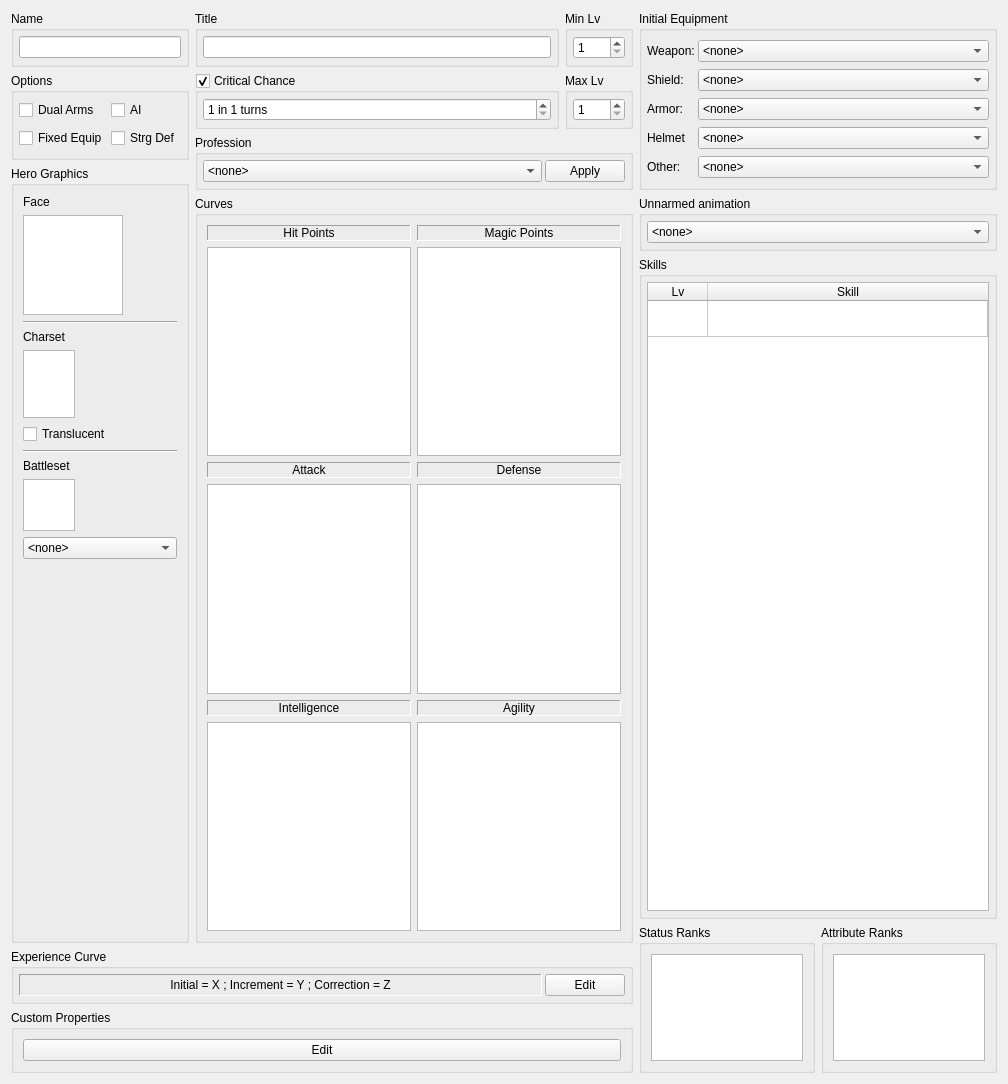
<?xml version="1.0" encoding="UTF-8"?>
<ui version="4.0">
 <class>ActorWidget</class>
 <widget class="QWidget" name="ActorWidget">
  <property name="geometry">
   <rect>
    <x>0</x>
    <y>0</y>
    <width>1008</width>
    <height>1084</height>
   </rect>
  </property>
  <property name="windowTitle">
   <string>Form</string>
  </property>
  <layout class="QGridLayout" name="gridLayout">
   <item row="0" column="0">
    <widget class="QGroupBox" name="groupBox_16">
     <property name="title">
      <string>Name</string>
     </property>
     <layout class="QHBoxLayout" name="horizontalLayout_16">
      <property name="spacing">
       <number>3</number>
      </property>
      <property name="leftMargin">
       <number>5</number>
      </property>
      <property name="topMargin">
       <number>5</number>
      </property>
      <property name="rightMargin">
       <number>5</number>
      </property>
      <property name="bottomMargin">
       <number>5</number>
      </property>
      <item>
       <widget class="QLineEdit" name="lineName"/>
      </item>
     </layout>
    </widget>
   </item>
   <item row="0" column="1">
    <widget class="QGroupBox" name="groupBox_366">
     <property name="title">
      <string>Title</string>
     </property>
     <layout class="QHBoxLayout" name="horizontalLayout_17">
      <property name="spacing">
       <number>3</number>
      </property>
      <property name="leftMargin">
       <number>5</number>
      </property>
      <property name="topMargin">
       <number>5</number>
      </property>
      <property name="rightMargin">
       <number>5</number>
      </property>
      <property name="bottomMargin">
       <number>5</number>
      </property>
      <item>
       <widget class="QLineEdit" name="lineTitle"/>
      </item>
     </layout>
    </widget>
   </item>
   <item row="0" column="2">
    <widget class="QGroupBox" name="groupBox_367">
     <property name="title">
      <string>Min Lv</string>
     </property>
     <layout class="QHBoxLayout" name="horizontalLayout_29">
      <property name="spacing">
       <number>3</number>
      </property>
      <property name="leftMargin">
       <number>5</number>
      </property>
      <property name="topMargin">
       <number>5</number>
      </property>
      <property name="rightMargin">
       <number>5</number>
      </property>
      <property name="bottomMargin">
       <number>5</number>
      </property>
      <item>
       <widget class="QSpinBox" name="spinMinLv">
        <property name="minimum">
         <number>1</number>
        </property>
       </widget>
      </item>
     </layout>
    </widget>
   </item>
   <item row="0" column="3" rowspan="4" colspan="2">
    <widget class="QGroupBox" name="groupBox_368">
     <property name="title">
      <string>Initial Equipment</string>
     </property>
     <layout class="QGridLayout" name="gridLayout_17">
      <property name="leftMargin">
       <number>5</number>
      </property>
      <property name="topMargin">
       <number>5</number>
      </property>
      <property name="rightMargin">
       <number>5</number>
      </property>
      <property name="bottomMargin">
       <number>5</number>
      </property>
      <property name="spacing">
       <number>3</number>
      </property>
      <item row="0" column="0">
       <widget class="QLabel" name="label_17">
        <property name="text">
         <string>Weapon:</string>
        </property>
       </widget>
      </item>
      <item row="0" column="1">
       <widget class="ItemRpgComboBox" name="comboInitialWeapon">
        <property name="sizePolicy">
         <sizepolicy hsizetype="Preferred" vsizetype="Fixed">
          <horstretch>1</horstretch>
          <verstretch>0</verstretch>
         </sizepolicy>
        </property>
        <item>
         <property name="text">
          <string>&lt;none&gt;</string>
         </property>
        </item>
       </widget>
      </item>
      <item row="1" column="0">
       <widget class="QLabel" name="label_30">
        <property name="text">
         <string>Shield:</string>
        </property>
       </widget>
      </item>
      <item row="1" column="1">
       <widget class="ItemRpgComboBox" name="comboInitialShield">
        <property name="sizePolicy">
         <sizepolicy hsizetype="Preferred" vsizetype="Fixed">
          <horstretch>1</horstretch>
          <verstretch>0</verstretch>
         </sizepolicy>
        </property>
        <item>
         <property name="text">
          <string>&lt;none&gt;</string>
         </property>
        </item>
       </widget>
      </item>
      <item row="2" column="0">
       <widget class="QLabel" name="label_35">
        <property name="text">
         <string>Armor:</string>
        </property>
       </widget>
      </item>
      <item row="2" column="1">
       <widget class="ItemRpgComboBox" name="comboInitialArmor">
        <property name="sizePolicy">
         <sizepolicy hsizetype="Preferred" vsizetype="Fixed">
          <horstretch>1</horstretch>
          <verstretch>0</verstretch>
         </sizepolicy>
        </property>
        <item>
         <property name="text">
          <string>&lt;none&gt;</string>
         </property>
        </item>
       </widget>
      </item>
      <item row="3" column="0">
       <widget class="QLabel" name="label_44">
        <property name="text">
         <string>Helmet</string>
        </property>
       </widget>
      </item>
      <item row="3" column="1">
       <widget class="ItemRpgComboBox" name="comboInitialHelmet">
        <property name="sizePolicy">
         <sizepolicy hsizetype="Preferred" vsizetype="Fixed">
          <horstretch>1</horstretch>
          <verstretch>0</verstretch>
         </sizepolicy>
        </property>
        <item>
         <property name="text">
          <string>&lt;none&gt;</string>
         </property>
        </item>
       </widget>
      </item>
      <item row="4" column="0">
       <widget class="QLabel" name="label_45">
        <property name="text">
         <string>Other:</string>
        </property>
       </widget>
      </item>
      <item row="4" column="1">
       <widget class="ItemRpgComboBox" name="comboInitialMisc">
        <property name="sizePolicy">
         <sizepolicy hsizetype="Preferred" vsizetype="Fixed">
          <horstretch>1</horstretch>
          <verstretch>0</verstretch>
         </sizepolicy>
        </property>
        <item>
         <property name="text">
          <string>&lt;none&gt;</string>
         </property>
        </item>
       </widget>
      </item>
     </layout>
    </widget>
   </item>
   <item row="1" column="0" rowspan="2">
    <widget class="QGroupBox" name="groupBox_369">
     <property name="title">
      <string>Options</string>
     </property>
     <layout class="QGridLayout" name="gridLayout_18">
      <property name="leftMargin">
       <number>5</number>
      </property>
      <property name="topMargin">
       <number>5</number>
      </property>
      <property name="rightMargin">
       <number>5</number>
      </property>
      <property name="bottomMargin">
       <number>5</number>
      </property>
      <property name="horizontalSpacing">
       <number>3</number>
      </property>
      <item row="0" column="0">
       <widget class="QCheckBox" name="checkDualWeapon">
        <property name="text">
         <string>Dual Arms</string>
        </property>
       </widget>
      </item>
      <item row="0" column="1">
       <widget class="QCheckBox" name="checkAI">
        <property name="text">
         <string>AI</string>
        </property>
       </widget>
      </item>
      <item row="1" column="0">
       <widget class="QCheckBox" name="checkFixedEquip">
        <property name="text">
         <string>Fixed Equip</string>
        </property>
       </widget>
      </item>
      <item row="1" column="1">
       <widget class="QCheckBox" name="checkStrongDefense">
        <property name="text">
         <string>Strg Def</string>
        </property>
       </widget>
      </item>
     </layout>
    </widget>
   </item>
   <item row="1" column="1">
    <widget class="QGroupBox" name="groupCritChance">
     <property name="title">
      <string>Critical Chance</string>
     </property>
     <property name="checkable">
      <bool>true</bool>
     </property>
     <layout class="QHBoxLayout" name="horizontalLayout_30">
      <property name="spacing">
       <number>3</number>
      </property>
      <property name="leftMargin">
       <number>5</number>
      </property>
      <property name="topMargin">
       <number>5</number>
      </property>
      <property name="rightMargin">
       <number>5</number>
      </property>
      <property name="bottomMargin">
       <number>5</number>
      </property>
      <item>
       <widget class="QSpinBox" name="spinCritChance">
        <property name="suffix">
         <string> turns</string>
        </property>
        <property name="prefix">
         <string>1 in </string>
        </property>
        <property name="minimum">
         <number>1</number>
        </property>
        <property name="maximum">
         <number>100</number>
        </property>
       </widget>
      </item>
     </layout>
    </widget>
   </item>
   <item row="1" column="2">
    <widget class="QGroupBox" name="groupBox_370">
     <property name="title">
      <string>Max Lv</string>
     </property>
     <layout class="QHBoxLayout" name="horizontalLayout_34">
      <property name="spacing">
       <number>3</number>
      </property>
      <property name="leftMargin">
       <number>5</number>
      </property>
      <property name="topMargin">
       <number>5</number>
      </property>
      <property name="rightMargin">
       <number>5</number>
      </property>
      <property name="bottomMargin">
       <number>5</number>
      </property>
      <item>
       <widget class="QSpinBox" name="spinMaxLv">
        <property name="minimum">
         <number>1</number>
        </property>
       </widget>
      </item>
     </layout>
    </widget>
   </item>
   <item row="2" column="1" rowspan="2" colspan="2">
    <widget class="QGroupBox" name="groupBoxClass">
     <property name="title">
      <string>Profession</string>
     </property>
     <layout class="QHBoxLayout" name="horizontalLayout_35">
      <property name="spacing">
       <number>3</number>
      </property>
      <property name="leftMargin">
       <number>5</number>
      </property>
      <property name="topMargin">
       <number>5</number>
      </property>
      <property name="rightMargin">
       <number>5</number>
      </property>
      <property name="bottomMargin">
       <number>5</number>
      </property>
      <item>
       <widget class="ClassRpgComboBox" name="comboProfession">
        <property name="sizePolicy">
         <sizepolicy hsizetype="Preferred" vsizetype="Fixed">
          <horstretch>1</horstretch>
          <verstretch>0</verstretch>
         </sizepolicy>
        </property>
        <item>
         <property name="text">
          <string>&lt;none&gt;</string>
         </property>
        </item>
       </widget>
      </item>
      <item>
       <widget class="QPushButton" name="pushApplyProfession">
        <property name="text">
         <string>Apply</string>
        </property>
       </widget>
      </item>
     </layout>
    </widget>
   </item>
   <item row="3" column="0" rowspan="4">
    <widget class="QGroupBox" name="groupBox_372">
     <property name="title">
      <string>Hero Graphics</string>
     </property>
     <layout class="QVBoxLayout" name="verticalLayout">
      <item>
       <widget class="QLabel" name="label_46">
        <property name="text">
         <string>Face</string>
        </property>
        <property name="alignment">
         <set>Qt::AlignmentFlag::AlignLeading|Qt::AlignmentFlag::AlignLeft|Qt::AlignmentFlag::AlignTop</set>
        </property>
       </widget>
      </item>
      <item>
       <widget class="FaceSetGraphicsView" name="graphicsFaceset">
        <property name="minimumSize">
         <size>
          <width>100</width>
          <height>100</height>
         </size>
        </property>
        <property name="maximumSize">
         <size>
          <width>100</width>
          <height>100</height>
         </size>
        </property>
        <property name="verticalScrollBarPolicy">
         <enum>Qt::ScrollBarPolicy::ScrollBarAlwaysOff</enum>
        </property>
        <property name="horizontalScrollBarPolicy">
         <enum>Qt::ScrollBarPolicy::ScrollBarAlwaysOff</enum>
        </property>
        <property name="sizeAdjustPolicy">
         <enum>QAbstractScrollArea::SizeAdjustPolicy::AdjustToContentsOnFirstShow</enum>
        </property>
       </widget>
      </item>
      <item>
       <widget class="Line" name="line_3">
        <property name="orientation">
         <enum>Qt::Orientation::Horizontal</enum>
        </property>
       </widget>
      </item>
      <item>
       <widget class="QLabel" name="label_47">
        <property name="sizePolicy">
         <sizepolicy hsizetype="Preferred" vsizetype="Preferred">
          <horstretch>1</horstretch>
          <verstretch>0</verstretch>
         </sizepolicy>
        </property>
        <property name="text">
         <string>Charset</string>
        </property>
       </widget>
      </item>
      <item>
       <widget class="CharSetGraphicsView" name="graphicsCharset">
        <property name="minimumSize">
         <size>
          <width>52</width>
          <height>68</height>
         </size>
        </property>
        <property name="maximumSize">
         <size>
          <width>52</width>
          <height>68</height>
         </size>
        </property>
        <property name="verticalScrollBarPolicy">
         <enum>Qt::ScrollBarPolicy::ScrollBarAlwaysOff</enum>
        </property>
        <property name="horizontalScrollBarPolicy">
         <enum>Qt::ScrollBarPolicy::ScrollBarAlwaysOff</enum>
        </property>
       </widget>
      </item>
      <item>
       <widget class="QCheckBox" name="checkTranslucent">
        <property name="text">
         <string>Translucent</string>
        </property>
       </widget>
      </item>
      <item>
       <widget class="Line" name="line_4">
        <property name="orientation">
         <enum>Qt::Orientation::Horizontal</enum>
        </property>
       </widget>
      </item>
      <item>
       <widget class="QLabel" name="label_48">
        <property name="text">
         <string>Battleset</string>
        </property>
        <property name="alignment">
         <set>Qt::AlignmentFlag::AlignLeading|Qt::AlignmentFlag::AlignLeft|Qt::AlignmentFlag::AlignTop</set>
        </property>
       </widget>
      </item>
      <item>
       <widget class="QGraphicsView" name="graphicsBattleset">
        <property name="minimumSize">
         <size>
          <width>52</width>
          <height>52</height>
         </size>
        </property>
        <property name="maximumSize">
         <size>
          <width>52</width>
          <height>52</height>
         </size>
        </property>
        <property name="verticalScrollBarPolicy">
         <enum>Qt::ScrollBarPolicy::ScrollBarAlwaysOff</enum>
        </property>
        <property name="horizontalScrollBarPolicy">
         <enum>Qt::ScrollBarPolicy::ScrollBarAlwaysOff</enum>
        </property>
       </widget>
      </item>
      <item>
       <widget class="QComboBox" name="comboBattleset">
        <property name="sizePolicy">
         <sizepolicy hsizetype="Expanding" vsizetype="Fixed">
          <horstretch>0</horstretch>
          <verstretch>0</verstretch>
         </sizepolicy>
        </property>
        <item>
         <property name="text">
          <string>&lt;none&gt;</string>
         </property>
        </item>
       </widget>
      </item>
      <item>
       <spacer name="verticalSpacer">
        <property name="orientation">
         <enum>Qt::Orientation::Vertical</enum>
        </property>
        <property name="sizeHint" stdset="0">
         <size>
          <width>20</width>
          <height>411</height>
         </size>
        </property>
       </spacer>
      </item>
     </layout>
    </widget>
   </item>
   <item row="4" column="1" rowspan="3" colspan="2">
    <widget class="QGroupBox" name="groupBox_242">
     <property name="sizePolicy">
      <sizepolicy hsizetype="Preferred" vsizetype="Minimum">
       <horstretch>0</horstretch>
       <verstretch>0</verstretch>
      </sizepolicy>
     </property>
     <property name="title">
      <string>Curves</string>
     </property>
     <layout class="QGridLayout" name="gridLayout_4">
      <item row="2" column="1">
       <widget class="QLabel" name="label_39">
        <property name="frameShape">
         <enum>QFrame::Shape::Panel</enum>
        </property>
        <property name="frameShadow">
         <enum>QFrame::Shadow::Sunken</enum>
        </property>
        <property name="text">
         <string>Defense</string>
        </property>
        <property name="alignment">
         <set>Qt::AlignmentFlag::AlignCenter</set>
        </property>
       </widget>
      </item>
      <item row="4" column="1">
       <widget class="QLabel" name="label_41">
        <property name="frameShape">
         <enum>QFrame::Shape::Panel</enum>
        </property>
        <property name="frameShadow">
         <enum>QFrame::Shadow::Sunken</enum>
        </property>
        <property name="text">
         <string>Agility</string>
        </property>
        <property name="alignment">
         <set>Qt::AlignmentFlag::AlignCenter</set>
        </property>
       </widget>
      </item>
      <item row="3" column="0">
       <widget class="QGraphicsView" name="graphicsAtt">
        <property name="verticalScrollBarPolicy">
         <enum>Qt::ScrollBarPolicy::ScrollBarAlwaysOff</enum>
        </property>
        <property name="horizontalScrollBarPolicy">
         <enum>Qt::ScrollBarPolicy::ScrollBarAlwaysOff</enum>
        </property>
       </widget>
      </item>
      <item row="1" column="0">
       <widget class="QGraphicsView" name="graphicsHp">
        <property name="verticalScrollBarPolicy">
         <enum>Qt::ScrollBarPolicy::ScrollBarAlwaysOff</enum>
        </property>
        <property name="horizontalScrollBarPolicy">
         <enum>Qt::ScrollBarPolicy::ScrollBarAlwaysOff</enum>
        </property>
       </widget>
      </item>
      <item row="4" column="0">
       <widget class="QLabel" name="label_40">
        <property name="frameShape">
         <enum>QFrame::Shape::Panel</enum>
        </property>
        <property name="frameShadow">
         <enum>QFrame::Shadow::Sunken</enum>
        </property>
        <property name="text">
         <string>Intelligence</string>
        </property>
        <property name="alignment">
         <set>Qt::AlignmentFlag::AlignCenter</set>
        </property>
       </widget>
      </item>
      <item row="1" column="1">
       <widget class="QGraphicsView" name="graphicsMp">
        <property name="verticalScrollBarPolicy">
         <enum>Qt::ScrollBarPolicy::ScrollBarAlwaysOff</enum>
        </property>
        <property name="horizontalScrollBarPolicy">
         <enum>Qt::ScrollBarPolicy::ScrollBarAlwaysOff</enum>
        </property>
       </widget>
      </item>
      <item row="5" column="1">
       <widget class="QGraphicsView" name="graphicsAgy">
        <property name="verticalScrollBarPolicy">
         <enum>Qt::ScrollBarPolicy::ScrollBarAlwaysOff</enum>
        </property>
        <property name="horizontalScrollBarPolicy">
         <enum>Qt::ScrollBarPolicy::ScrollBarAlwaysOff</enum>
        </property>
       </widget>
      </item>
      <item row="0" column="0">
       <widget class="QLabel" name="label_36">
        <property name="frameShape">
         <enum>QFrame::Shape::Panel</enum>
        </property>
        <property name="frameShadow">
         <enum>QFrame::Shadow::Sunken</enum>
        </property>
        <property name="text">
         <string>Hit Points</string>
        </property>
        <property name="alignment">
         <set>Qt::AlignmentFlag::AlignCenter</set>
        </property>
       </widget>
      </item>
      <item row="5" column="0">
       <widget class="QGraphicsView" name="graphicsInt">
        <property name="verticalScrollBarPolicy">
         <enum>Qt::ScrollBarPolicy::ScrollBarAlwaysOff</enum>
        </property>
        <property name="horizontalScrollBarPolicy">
         <enum>Qt::ScrollBarPolicy::ScrollBarAlwaysOff</enum>
        </property>
       </widget>
      </item>
      <item row="0" column="1">
       <widget class="QLabel" name="label_37">
        <property name="frameShape">
         <enum>QFrame::Shape::Panel</enum>
        </property>
        <property name="frameShadow">
         <enum>QFrame::Shadow::Sunken</enum>
        </property>
        <property name="text">
         <string>Magic Points</string>
        </property>
        <property name="alignment">
         <set>Qt::AlignmentFlag::AlignCenter</set>
        </property>
       </widget>
      </item>
      <item row="2" column="0">
       <widget class="QLabel" name="label_38">
        <property name="frameShape">
         <enum>QFrame::Shape::Panel</enum>
        </property>
        <property name="frameShadow">
         <enum>QFrame::Shadow::Sunken</enum>
        </property>
        <property name="text">
         <string>Attack</string>
        </property>
        <property name="alignment">
         <set>Qt::AlignmentFlag::AlignCenter</set>
        </property>
       </widget>
      </item>
      <item row="3" column="1">
       <widget class="QGraphicsView" name="graphicsDef">
        <property name="verticalScrollBarPolicy">
         <enum>Qt::ScrollBarPolicy::ScrollBarAlwaysOff</enum>
        </property>
        <property name="horizontalScrollBarPolicy">
         <enum>Qt::ScrollBarPolicy::ScrollBarAlwaysOff</enum>
        </property>
       </widget>
      </item>
     </layout>
    </widget>
   </item>
   <item row="4" column="3" colspan="2">
    <widget class="QGroupBox" name="groupBox_373">
     <property name="title">
      <string>Unnarmed animation</string>
     </property>
     <layout class="QHBoxLayout" name="horizontalLayout_36">
      <property name="spacing">
       <number>3</number>
      </property>
      <property name="leftMargin">
       <number>5</number>
      </property>
      <property name="topMargin">
       <number>5</number>
      </property>
      <property name="rightMargin">
       <number>5</number>
      </property>
      <property name="bottomMargin">
       <number>5</number>
      </property>
      <item>
       <widget class="AnimationRpgComboBox" name="comboUnarmedAnimation">
        <item>
         <property name="text">
          <string>&lt;none&gt;</string>
         </property>
        </item>
       </widget>
      </item>
     </layout>
    </widget>
   </item>
   <item row="5" column="3" colspan="2">
    <widget class="QGroupBox" name="groupBox_375">
     <property name="title">
      <string>Skills</string>
     </property>
     <layout class="QHBoxLayout" name="horizontalLayout_37">
      <property name="spacing">
       <number>3</number>
      </property>
      <property name="leftMargin">
       <number>5</number>
      </property>
      <property name="topMargin">
       <number>5</number>
      </property>
      <property name="rightMargin">
       <number>5</number>
      </property>
      <property name="bottomMargin">
       <number>5</number>
      </property>
      <item>
       <widget class="QTableWidget" name="tableSkills">
        <property name="horizontalScrollBarPolicy">
         <enum>Qt::ScrollBarPolicy::ScrollBarAlwaysOff</enum>
        </property>
        <property name="editTriggers">
         <set>QAbstractItemView::EditTrigger::DoubleClicked</set>
        </property>
        <property name="showDropIndicator" stdset="0">
         <bool>false</bool>
        </property>
        <property name="dragDropOverwriteMode">
         <bool>false</bool>
        </property>
        <property name="alternatingRowColors">
         <bool>true</bool>
        </property>
        <property name="selectionMode">
         <enum>QAbstractItemView::SelectionMode::SingleSelection</enum>
        </property>
        <property name="selectionBehavior">
         <enum>QAbstractItemView::SelectionBehavior::SelectRows</enum>
        </property>
        <property name="sortingEnabled">
         <bool>true</bool>
        </property>
        <property name="wordWrap">
         <bool>false</bool>
        </property>
        <property name="cornerButtonEnabled">
         <bool>false</bool>
        </property>
        <attribute name="horizontalHeaderDefaultSectionSize">
         <number>60</number>
        </attribute>
        <attribute name="horizontalHeaderHighlightSections">
         <bool>false</bool>
        </attribute>
        <attribute name="horizontalHeaderShowSortIndicator" stdset="0">
         <bool>false</bool>
        </attribute>
        <attribute name="horizontalHeaderStretchLastSection">
         <bool>true</bool>
        </attribute>
        <attribute name="verticalHeaderVisible">
         <bool>false</bool>
        </attribute>
        <attribute name="verticalHeaderDefaultSectionSize">
         <number>36</number>
        </attribute>
        <row>
         <property name="text">
          <string/>
         </property>
        </row>
        <column>
         <property name="text">
          <string>Lv</string>
         </property>
        </column>
        <column>
         <property name="text">
          <string>Skill</string>
         </property>
        </column>
       </widget>
      </item>
     </layout>
    </widget>
   </item>
   <item row="6" column="3" rowspan="3">
    <widget class="QGroupBox" name="groupBox_376">
     <property name="title">
      <string>Status Ranks</string>
     </property>
     <layout class="QHBoxLayout" name="horizontalLayout_39">
      <item>
       <widget class="QListWidget" name="listStatusRanks"/>
      </item>
     </layout>
    </widget>
   </item>
   <item row="6" column="4" rowspan="3">
    <widget class="QGroupBox" name="groupBox_377">
     <property name="title">
      <string>Attribute Ranks</string>
     </property>
     <layout class="QHBoxLayout" name="horizontalLayout_40">
      <item>
       <widget class="QListWidget" name="listAttributeRanks"/>
      </item>
     </layout>
    </widget>
   </item>
   <item row="7" column="0" colspan="3">
    <widget class="QGroupBox" name="groupBox_378">
     <property name="title">
      <string>Experience Curve</string>
     </property>
     <layout class="QHBoxLayout" name="horizontalLayout_41">
      <property name="spacing">
       <number>3</number>
      </property>
      <property name="leftMargin">
       <number>5</number>
      </property>
      <property name="topMargin">
       <number>5</number>
      </property>
      <property name="rightMargin">
       <number>5</number>
      </property>
      <property name="bottomMargin">
       <number>5</number>
      </property>
      <item>
       <widget class="QLabel" name="labelExpCurve">
        <property name="sizePolicy">
         <sizepolicy hsizetype="Preferred" vsizetype="Preferred">
          <horstretch>1</horstretch>
          <verstretch>0</verstretch>
         </sizepolicy>
        </property>
        <property name="frameShape">
         <enum>QFrame::Shape::Panel</enum>
        </property>
        <property name="frameShadow">
         <enum>QFrame::Shadow::Sunken</enum>
        </property>
        <property name="text">
         <string>Initial = X ; Increment = Y ; Correction = Z</string>
        </property>
        <property name="alignment">
         <set>Qt::AlignmentFlag::AlignCenter</set>
        </property>
       </widget>
      </item>
      <item>
       <widget class="QPushButton" name="pushExpCurveEdit">
        <property name="text">
         <string>Edit</string>
        </property>
       </widget>
      </item>
     </layout>
    </widget>
   </item>
   <item row="8" column="0" colspan="3">
    <widget class="QGroupBox" name="groupBox_379">
     <property name="title">
      <string>Custom Properties</string>
     </property>
     <layout class="QHBoxLayout" name="horizontalLayout_42">
      <item>
       <widget class="QPushButton" name="pushEditCustom">
        <property name="text">
         <string>Edit</string>
        </property>
       </widget>
      </item>
     </layout>
    </widget>
   </item>
  </layout>
 </widget>
 <customwidgets>
  <customwidget>
   <class>ItemRpgComboBox</class>
   <extends>QComboBox</extends>
   <header>ui/common/rpg_combobox.h</header>
  </customwidget>
  <customwidget>
   <class>AnimationRpgComboBox</class>
   <extends>QComboBox</extends>
   <header>ui/common/rpg_combobox.h</header>
  </customwidget>
  <customwidget>
   <class>ClassRpgComboBox</class>
   <extends>QComboBox</extends>
   <header>ui/common/rpg_combobox.h</header>
  </customwidget>
  <customwidget>
   <class>FaceSetGraphicsView</class>
   <extends>QGraphicsView</extends>
   <header>ui/viewer/rpg_graphics_view.h</header>
  </customwidget>
  <customwidget>
   <class>CharSetGraphicsView</class>
   <extends>QGraphicsView</extends>
   <header>ui/viewer/rpg_graphics_view.h</header>
  </customwidget>
 </customwidgets>
 <resources/>
 <connections/>
</ui>
